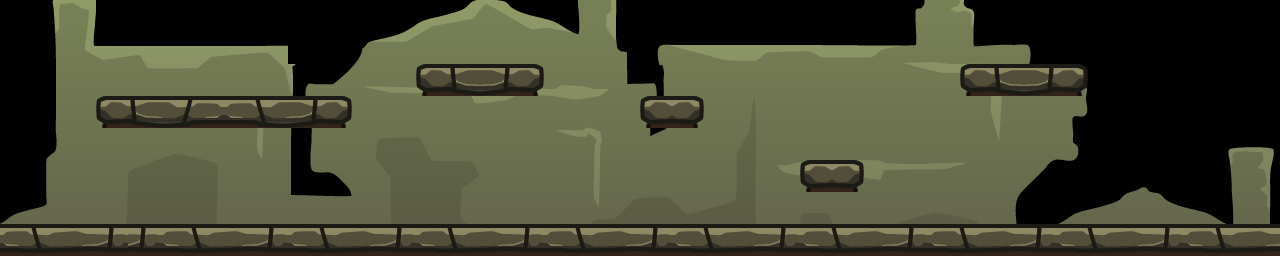

This is a level from a 2D game, rendered from its Tiled map with the project's own tilesets. A one-line summary and the complete map file follow:
An orthogonal 40x8 tile map with 32x32 px tiles, 2 tile layers (Calque de Tuiles 2, Calque plateformes), 4 tilesets and 6 objects.

<map version="1.10" tiledversion="1.11.0" orientation="orthogonal" renderorder="right-down" width="40" height="8" tilewidth="32" tileheight="32" infinite="0" nextlayerid="6" nextobjectid="7">
 <tileset firstgid="1" source="Ground_04.tsx" />
 <tileset firstgid="17" source="UNIHIKER01.tsx" />
 <tileset firstgid="33" source="Ground_08.tsx" />
 <tileset firstgid="49" source="Background_02.tsx" />
 <layer id="5" name="Calque de Tuiles 2" width="40" height="8">
  <data encoding="csv">
0,502,503,0,0,0,0,0,0,0,0,512,513,514,515,516,517,518,519,520,521,522,523,524,525,526,527,528,529,530,531,532,533,534,535,536,537,538,539,540,
0,543,544,545,546,547,548,549,550,0,0,553,554,555,556,557,558,559,560,561,562,563,564,565,566,567,568,569,570,571,572,573,574,575,576,577,578,579,580,581,
0,584,585,586,587,588,589,590,591,592,593,594,595,596,597,598,599,600,601,602,603,604,605,606,607,608,609,610,611,612,613,614,615,616,617,618,619,620,621,622,
0,625,626,627,628,629,630,631,632,633,634,635,636,637,638,639,640,641,642,643,644,645,646,647,648,649,650,651,652,653,654,655,656,657,658,659,660,661,662,663,
0,666,667,668,669,670,671,672,673,674,675,676,677,678,679,680,681,682,683,684,685,686,687,688,689,690,691,692,693,694,695,696,697,698,699,700,701,702,703,704,
0,707,708,709,710,711,712,713,714,715,716,717,718,719,720,721,722,723,724,725,726,727,728,729,730,731,732,733,734,735,736,737,738,739,740,741,742,743,744,745,
747,748,749,750,751,752,753,754,755,756,757,758,759,760,761,762,763,764,765,766,767,768,769,770,771,772,773,774,775,776,777,778,779,780,781,782,783,784,785,786,
788,789,0,0,0,0,0,0,0,0,0,799,800,801,802,803,804,805,806,807,808,809,810,811,812,813,814,815,816,817,818,819,820,821,822,823,824,825,826,827
</data>
 </layer>
 <layer id="1" name="Calque plateformes" width="40" height="8">
  <data encoding="csv">
0,0,0,0,0,0,0,0,0,0,0,0,0,0,0,0,0,0,0,0,0,0,0,0,0,0,0,0,0,0,0,0,0,0,0,0,0,0,0,0,
0,0,0,0,0,0,0,0,0,0,0,0,0,0,0,0,0,0,0,0,0,0,0,0,0,0,0,0,0,0,0,0,0,0,0,0,0,0,0,0,
0,0,0,0,0,0,0,0,0,0,0,0,0,1,2,35,36,0,0,0,0,0,0,0,0,0,0,0,0,0,1,2,35,36,0,0,0,0,0,0,
0,0,0,1,2,3,4,33,34,35,36,0,0,0,0,0,0,0,0,0,1,36,0,0,0,0,0,0,0,0,0,0,0,0,0,0,0,0,0,0,
0,0,0,0,0,0,0,0,0,0,0,0,0,0,0,0,0,0,0,0,0,0,0,0,0,0,0,0,0,0,0,0,0,0,0,0,0,0,0,0,
0,0,0,0,0,0,0,0,0,0,0,0,0,0,0,0,0,0,0,0,0,0,0,0,0,1,36,0,0,0,0,0,0,0,0,0,0,0,0,0,
0,0,0,0,0,0,0,0,0,0,0,0,0,0,0,0,0,0,0,0,0,0,0,0,0,0,0,0,0,0,0,0,0,0,0,0,0,0,0,0,
17,18,19,20,20,17,18,19,20,17,18,19,20,17,18,19,20,17,18,19,20,17,18,19,20,17,18,19,20,17,18,19,20,17,18,19,20,17,18,19
</data>
 </layer>
 <objectgroup id="3" name="Plateformes" class="Floor">
  <properties>
   <property name="resistance" type="int" value="50" />
  </properties>
  <object id="1" x="-1" y="227.333" width="1284" height="42" />
  <object id="2" x="96.3333" y="96" width="255.333" height="31.3333" />
  <object id="3" x="417" y="64" width="127" height="31" />
  <object id="4" x="640.667" y="96.6667" width="62.6667" height="31.6667" />
  <object id="5" x="800" y="158.667" width="63.6667" height="33" />
  <object id="6" x="960.667" y="62.3333" width="127.333" height="34" />
 </objectgroup>
</map>
